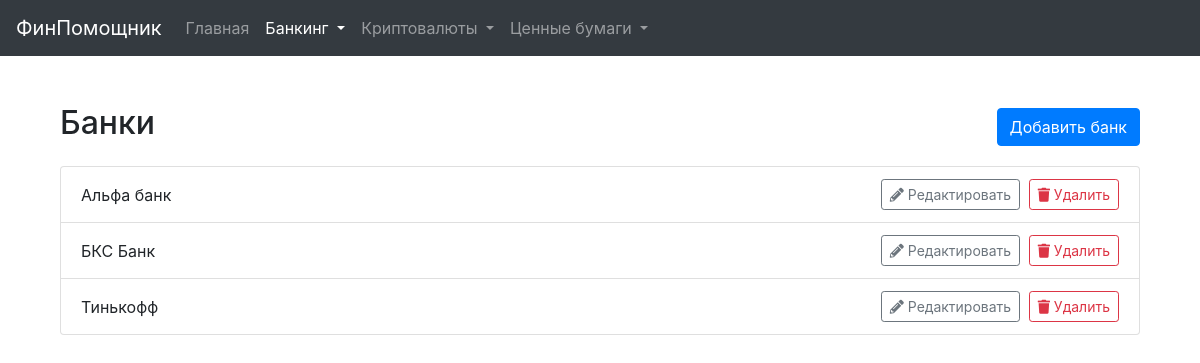
Page /banks on the committed database.
### models.py (models this page shows, shortened)
class Bank(db.Model):
    id = db.Column(db.Integer, primary_key=True)
    name = db.Column(db.String(128), nullable=False, unique=True)
    accounts = db.relationship('Account', back_populates='bank', lazy='dynamic')

### main_routes.py (the view)
@main_bp.route('/banks')
def ui_banks():
    banks = Bank.query.order_by(Bank.name).all()
    return render_template('banks.html', banks=banks)

### templates/banks.html (shortened to what this page needs)
{% extends "base.html" %}
{% block content %}
<div class="container mt-4">
    <div class="d-flex justify-content-between align-items-center mb-3">
        <h2>Банки</h2>
        <a href="{{ url_for('main.ui_add_bank') }}" class="btn btn-primary">Добавить банк</a>
    </div>
    {% if banks %}
    <div class="list-group">
        {% for bank in banks %}
        <div class="list-group-item d-flex justify-content-between align-items-center">
            {{ bank.name }}
            <span>
                <a href="{{ url_for('main.ui_edit_bank', bank_id=bank.id) }}" class="btn btn-sm btn-outline-secondary mr-1"><i class="fas fa-pencil-alt"></i> Редактировать</a>
                <form action="{{ url_for('main.ui_delete_bank', bank_id=bank.id) }}" method="POST" style="display: inline;" onsubmit="return confirm('Вы уверены, что хотите удалить банк \'{{ bank.name }}\'?');">
                    <button type="submit" class="btn btn-sm btn-outline-danger"><i class="fas fa-trash"></i> Удалить</button>
                </form>
            </span>
        </div>
        {% endfor %}
    </div>
    {% else %}
    <div class="alert alert-light">
        Банков пока нет. <a href="{{ url_for('main.ui_add_bank') }}" class="alert-link">Добавить новый?</a>
    </div>
    {% endif %}
</div>
{% endblock %}

### templates/base.html (style rules this page uses)
body { padding-top: 5rem; }

### rows in the picture
Bank: name "Альфа банк"
Bank: name "БКС Банк"
Bank: name "Тинькофф"
